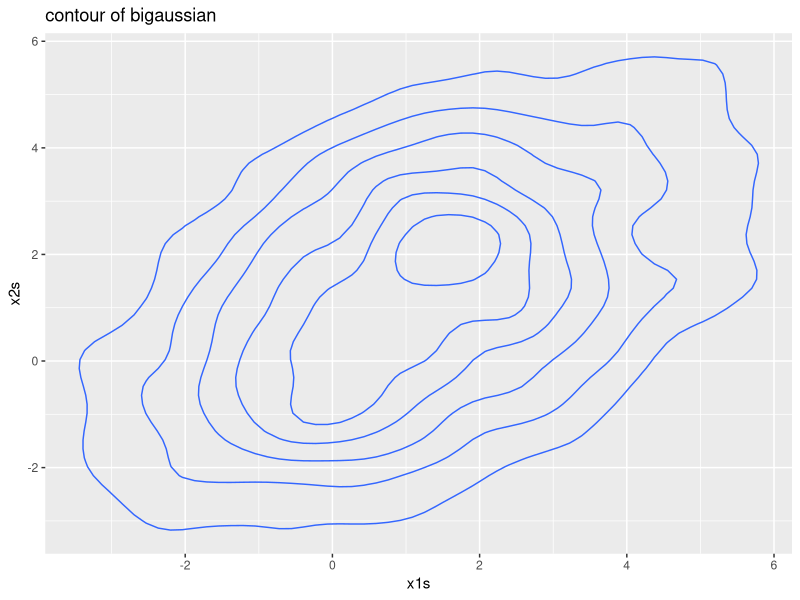
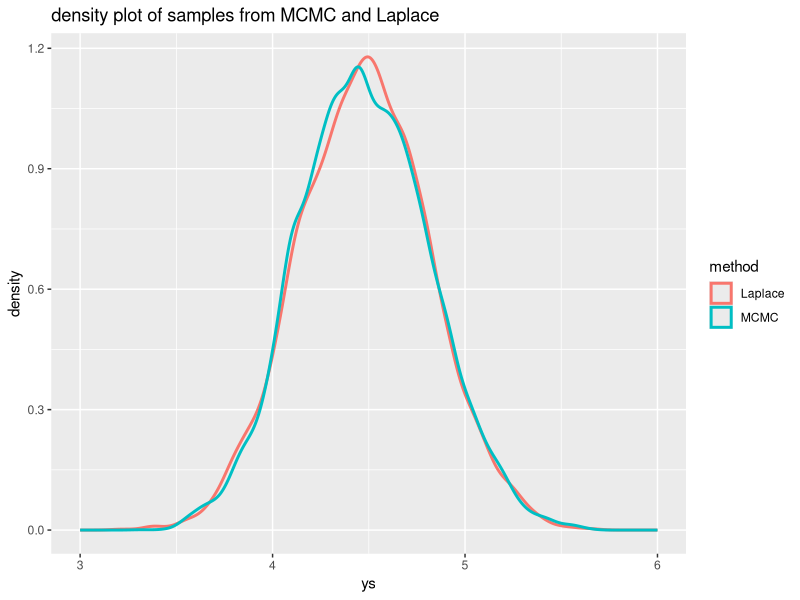

Write the R code that produced these figures, in order.
## ---- chunk 1
library(ggplot2)
library(magrittr)
dbigaussian <- function(x1, x2) {
  sigma <- matrix(c(1, 0.5, 0.5, 1), 2, 2)
  u <- c(1, 1)
  return(as.numeric(exp(
    -0.5 * t(c(x1, x2) - u) %*% solve(sigma) %*% (c(x1, x2) - u) / (2 * pi) /
      sqrt(0.75)
  )))
}
n <- 10000 #number of samples to draw
x1s <- numeric(n)
x2s <- numeric(n)
x1s[1] <- 0 #initial value
x2s[1] <- 0 #initial value
for (i in 2:n) {
  x1 <- x1s[i - 1] + rnorm(1, 0, 1)
  x2 <- x2s[i - 1] + rnorm(1, 0, 1)
  a <- dbigaussian(x1, x2) / dbigaussian(x1s[i - 1], x2s[i - 1])
  if (runif(1) < a) {
    x1s[i] <- x1
    x2s[i] <- x2
  } else {
    x1s[i] <- x1s[i - 1]
    x2s[i] <- x2s[i - 1]
  }
}
x1s <- x1s[-(1:100)]
x2s <- x2s[-(1:100)]
df = data.frame(x1s, x2s)
ggplot(df, aes(x = x1s, y = x2s)) +
  geom_density_2d() +
  labs(title = "contour of bigaussian")
## ---- chunk 2
set.seed(2)
dstudentt <- function(y) {
  v <- 20
  return(gamma((v + 1) / 2) / (sqrt(v * pi) * gamma(v / 2)) *
           (1 + (y ^ 2) / v) ^ (-(v + 1) / 2))
}
n <- 10000 #number of samples to draw
ys <- numeric(n)
ys[1] <- 0 #initial value
for (i in 2:n) {
  y <- ys[i - 1] + rnorm(1, 0, 1)
  a <- dstudentt(y) / dstudentt(ys[i - 1])
  if (runif(1) < a) {
    ys[i] <- y
  } else {
    ys[i] <- ys[i - 1]
  }
}
ys <- ys[-(1:100)]
print(var(ys))#variance of sample
print(20 / 18)#variance of Student-t(20)
## ---- chunk 3
set.seed(2)
dstudentt <- function(y) {
  v <- 3
  return(gamma((v + 1) / 2) / (sqrt(v * pi) * gamma(v / 2)) *
           (1 + (y ^ 2) / v) ^ (-(v + 1) / 2))
}
n <- 10000 #number of samples to draw
ys <- numeric(n)
ys[1] <- 0 #initial value
for (i in 2:n) {
  y <- ys[i - 1] + rnorm(1, 0, 1)
  a <-min(1, dstudentt(y) / dstudentt(ys[i - 1]))#implement matropolis hastings method
  if (runif(1) < a) {
    ys[i] <- y
  } else {
    ys[i] <- ys[i - 1]
  }
}
ys <- ys[-(1:100)]
print(var(ys))#variance of sample
print(3 / 1)#variance of Student-t(3)

## ---- chunk 4
y = scan("data/eventtimes.csv", sep=",")

## ---- chunk 5
loglikeli <- function(k){
  n <- 100
  lambda <- 2
  sumup1 <- 0
  for (i in 1:n){
    sumup1 <- sumup1 + (y[i]^k)
  }#calculate the sum of yi with power of k
  sumup2 <- 0
  for (j in 1:n){
    sumup2 <- sumup2 + log(y[j])
  }#calculate the sum of ln(yi) 
  return(
    n*log(k) + (k-1)*sumup2 - (sumup1/lambda^k) - (n*k*log(lambda))#the expression of log likelyhood function of weibull distribution
  )
}
## ---- chunk 6
optim(1,loglikeli,control = list(fnscale = -1),method = "CG")
## ---- chunk 7
pweibull(1.5,4.59,2,lower.tail = FALSE)
## ---- chunk 8
dposte <- function(k) {
  alpha <- 1
  beta <- 1
  if (k <= 0) {
    return(-10000)
  }
  return(log((
    beta ^ alpha / gamma(alpha) * k ^ (alpha - 1) * exp(-beta * k)) *exp(loglikeli(k))))
}

## ---- chunk 9
set.seed(200)
n <- 10000 #number of samples to draw
ys1 <- numeric(n)
ys1[1] <- 1 #initial value
for (i in 2:n) {
  newy <- ys1[i - 1] + rnorm(1, 0, 1)
  a <-min(1, exp(dposte(newy)) / exp(dposte(ys1[i - 1])))#implement MP MCMC method
  if (runif(1) < a) {
    ys1[i] <- newy
  } else {
    ys1[i] <- ys1[i - 1]
  }
}
ys1complete <- ys1#preserve 10000 values to draw a plot in 3.7
ys1 <- ys1[-(1:100)]
mean(ys1)
median(ys1)
sd(ys1)
## ---- chunk 10
p <- numeric(length(ys1))
for (i in 1:length(ys1)) {
  p[i] <- pweibull(1.5, ys1[i], 2, lower.tail = FALSE)
}
sd(p)
## ---- chunk 11
optim(1,dposte,control = list(fnscale = -1),,method = "CG",hessian = TRUE)
khat = 4.470924
sigma2 = -1/-8.608074
ys2 <- rnorm(10000,mean = khat,sd = sqrt(sigma2))
## ---- chunk 12
library(ggplot2)
#create a dataframe that combine samples from MCMC and Laplace approximation
ys1complete =  data.frame(ys = ys1complete)
ys1complete$method <- "MCMC"
ys2 = data.frame(ys = ys2)
ys2$method <- "Laplace"
df = rbind(ys1complete, ys2)
#draw the desity plot
ggplot(df, aes(ys, color = method)) +
  geom_density(size = 1) +
  xlim(3, 6) +
  labs(title = "density plot of samples from MCMC and Laplace")
